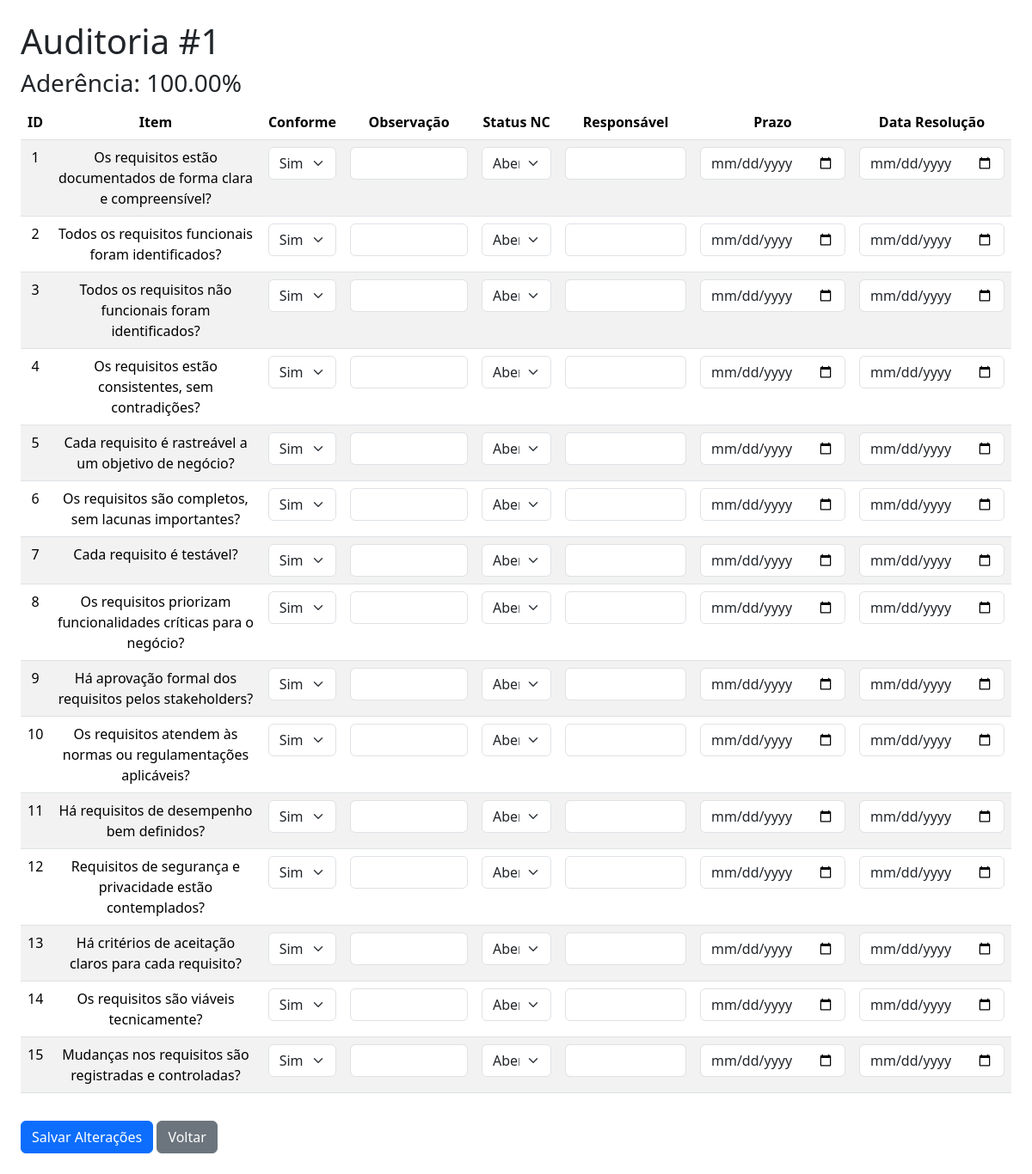
Screenshot of /index.php?page=verificarAuditoria&id=1 with the database file from the repository.
### tables this page shows
CREATE TABLE `resposta_auditoria` (
  `resposta_id` int(11) NOT NULL,
  `auditoria_id` int(11) NOT NULL,
  `nome_item` varchar(255) NOT NULL,
  `conforme` enum('Sim','Não') NOT NULL DEFAULT 'Sim',
  `observacao` text DEFAULT NULL,
  `nc_status` enum('Aberta','Em Andamento','Resolvida') DEFAULT 'Aberta',
  `nc_responsavel` varchar(100) DEFAULT NULL,
  `nc_prazo` date DEFAULT NULL,
  `nc_data_resolucao` date DEFAULT NULL,
  `email_enviado` enum('Sim','Não','','') NOT NULL DEFAULT 'Não'
);

### verificarAuditoria.php (the view, shortened to what this page needs)
<?php
$conn = conecta_db();
$auditoria_id = $_GET['id'] ?? 0;
$query = "SELECT conforme FROM resposta_auditoria WHERE auditoria_id = ?";
$stmt = $conn->prepare($query);
$stmt->bind_param("i", $auditoria_id);
$stmt->execute();
$result = $stmt->get_result();
$total_itens = 0;
$conformes = 0;
while ($linha = $result->fetch_object()) {
    $total_itens++;
    if ($linha->conforme === 'Sim') {
        $conformes++;
    }
}
$percentual_aderencia = $total_itens > 0 ? ($conformes / $total_itens) * 100 : 0;
?>
<!DOCTYPE html>
<html lang="pt-BR">
<head>
    <link href="https://cdn.jsdelivr.net/npm/bootstrap@5.3.3/dist/css/bootstrap.min.css" rel="stylesheet">
</head>
<body class="p-4">
    <h1>Auditoria #<?= $auditoria_id ?></h1>
    <h3>Aderência: <?= number_format($percentual_aderencia, 2) ?>%</h3>
    <form action="index.php?page=salvarAuditoria" method="POST">
        <table class="table table-striped text-center">
            <thead>
                <tr>
                    <th>ID</th>
                    <th>Item</th>
                    <th>Conforme</th>
                    <th>Observação</th>
                    <th>Status NC</th>
                    <th>Responsável</th>
                    <th>Prazo</th>
                    <th>Data Resolução</th>
                </tr>
            </thead>
            <tbody>
                <?php
                $query = "SELECT * FROM resposta_auditoria WHERE auditoria_id = ?";
                $stmt = $conn->prepare($query);
                $stmt->bind_param("i", $auditoria_id);
                $stmt->execute();
                $resultado = $stmt->get_result();
                if ($resultado->num_rows > 0) {
                    while ($linha = $resultado->fetch_object()) {
                        echo "<tr>";
                        echo "<td>{$linha->resposta_id}</td>";
                        echo "<td>{$linha->nome_item}</td>";
                        echo "<td>
                              <select name='conforme[{$linha->resposta_id}]' class='form-select'>
                                <option value='Sim' " . ($linha->conforme === 'Sim' ? 'selected' : '') . ">Sim</option>
                                <option value='Não' " . ($linha->conforme === 'Não' ? 'selected' : '') . ">Não</option>
                               </select>
                               </td>";
                        echo "<td><input type='text' name='observacao[{$linha->resposta_id}]' value='{$linha->observacao}' class='form-control'></td>";
                        echo "<td>
                              <select name='nc_status[{$linha->resposta_id}]' class='form-select'>
                                <option value='Aberta' " . ($linha->nc_status === 'Aberta' ? 'selected' : '') . ">Aberta</option>
                                <option value='Em Andamento' " . ($linha->nc_status === 'Em Andamento' ? 'selected' : '') . ">Em Andamento</option>
                                <option value='Resolvida' " . ($linha->nc_status === 'Resolvida' ? 'selected' : '') . ">Resolvida</option>
                              </select>
                              </td>";
                        echo "<td><input type='text' name='nc_responsavel[{$linha->resposta_id}]' value='{$linha->nc_responsavel}' class='form-control'></td>";
                        echo "<td><input type='date' name='nc_prazo[{$linha->resposta_id}]' value='{$linha->nc_prazo}' class='form-control'></td>";
                        echo "<td><input type='date' name='nc_data_resolucao[{$linha->resposta_id}]' value='{$linha->nc_data_resolucao}' class='form-control'></td>";
                        echo "</tr>";
                    }
                } else {
                    echo "<tr><td colspan='8'>Nenhum item encontrado para esta auditoria.</td></tr>";
                }
                ?>
            </tbody>
        </table>
        <button type="submit" class="btn btn-primary mt-3">Salvar Alterações</button>
        <a href="index.php?page=gerenciarAuditorias" class="btn btn-secondary mt-3">Voltar</a>
    </form>
</body>
</html>

### index.php
<?php
if (isset($_GET['page'])) {
  if ($_GET['page'] == 'gerenciarAuditorias') {
    include 'gerenciarAuditorias.php';
  } else if ($_GET['page'] == 'verificarAuditoria') {
    include 'verificarAuditoria.php';
  } else if ($_GET['page'] == 'cadAuditoria') {
    include 'cadAuditoria.php';
  } else if ($_GET['page'] == 'salvarAuditoria') {
    include 'salvarAuditoria.php';
  }
} else {
  include 'gerenciarAuditorias.php';
}
?>

### rows the page displays
resposta_auditoria: resposta_id "1", nome_item "Os requisitos estão documentados de forma clara e compreensível?", conforme+resposta_id "Sim", resposta_id "Aberta"
resposta_auditoria: resposta_id "2", nome_item "Todos os requisitos funcionais foram identificados?", conforme+resposta_id "Sim", resposta_id "Aberta"
resposta_auditoria: resposta_id "3", nome_item "Todos os requisitos não funcionais foram identificados?", conforme+resposta_id "Sim", resposta_id "Aberta"
resposta_auditoria: resposta_id "4", nome_item "Os requisitos estão consistentes, sem contradições?", conforme+resposta_id "Sim", resposta_id "Aberta"
resposta_auditoria: resposta_id "5", nome_item "Cada requisito é rastreável a um objetivo de negócio?", conforme+resposta_id "Sim", resposta_id "Aberta"
resposta_auditoria: resposta_id "6", nome_item "Os requisitos são completos, sem lacunas importantes?", conforme+resposta_id "Sim", resposta_id "Aberta"
resposta_auditoria: resposta_id "7", nome_item "Cada requisito é testável?", conforme+resposta_id "Sim", resposta_id "Aberta"
resposta_auditoria: resposta_id "8", nome_item "Os requisitos priorizam funcionalidades críticas para o negócio?", conforme+resposta_id "Sim", resposta_id "Aberta"
resposta_auditoria: resposta_id "9", nome_item "Há aprovação formal dos requisitos pelos stakeholders?", conforme+resposta_id "Sim", resposta_id "Aberta"
resposta_auditoria: resposta_id "10", nome_item "Os requisitos atendem às normas ou regulamentações aplicáveis?", conforme+resposta_id "Sim", resposta_id "Aberta"
resposta_auditoria: resposta_id "11", nome_item "Há requisitos de desempenho bem definidos?", conforme+resposta_id "Sim", resposta_id "Aberta"
resposta_auditoria: resposta_id "12", nome_item "Requisitos de segurança e privacidade estão contemplados?", conforme+resposta_id "Sim", resposta_id "Aberta"
resposta_auditoria: resposta_id "13", nome_item "Há critérios de aceitação claros para cada requisito?", conforme+resposta_id "Sim", resposta_id "Aberta"
resposta_auditoria: resposta_id "14", nome_item "Os requisitos são viáveis tecnicamente?", conforme+resposta_id "Sim", resposta_id "Aberta"
resposta_auditoria: resposta_id "15", nome_item "Mudanças nos requisitos são registradas e controladas?", conforme+resposta_id "Sim", resposta_id "Aberta"

### other values shown
$auditoria_id "1"
$percentual_aderencia "100.00"
